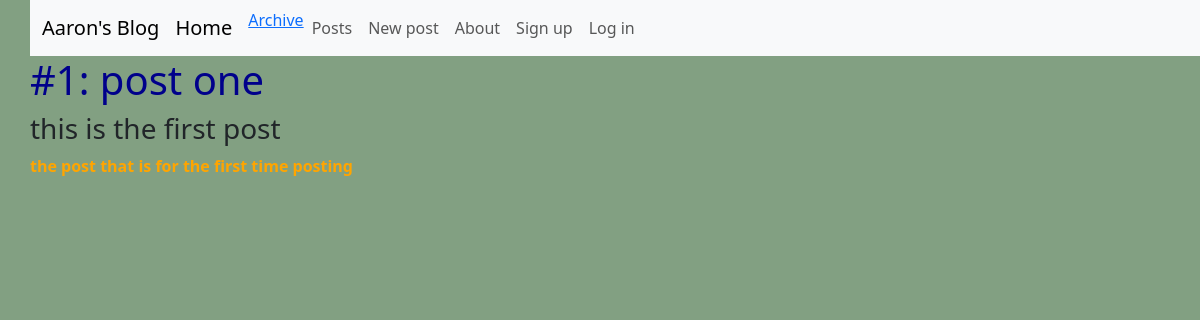
Page /posts/1/ on the earlier database version.
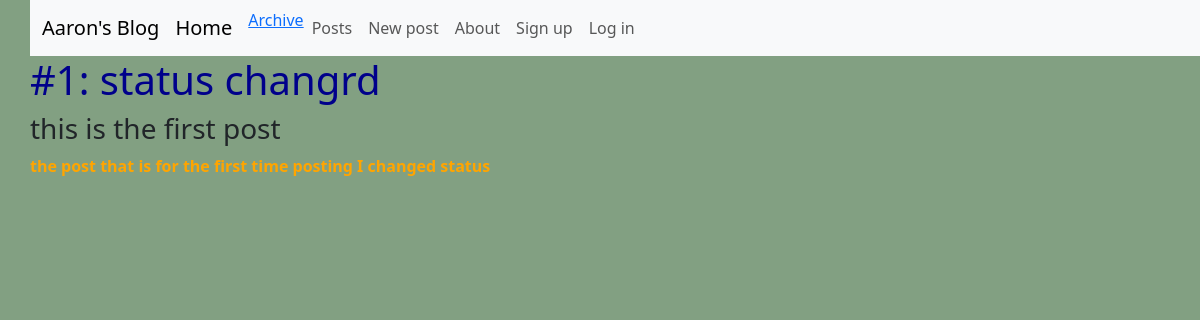
Same page on the later database version.
### posts/models.py (models this page shows, shortened)
class Post(models.Model):
    title = models.CharField(max_length=133)
    subtitle = models.CharField(max_length=333)
    author = models.ForeignKey(
        get_user_model(),
        on_delete=models.CASCADE
    )
    body = models.TextField()
    creat_on = models.DateTimeField(auto_now_add=True)
    status = models.ForeignKey(
        Status,
        on_delete=models.CASCADE,
        null=True, default=None
    )

### posts/views.py (the view)
# urls.py: path('<int:pk>/',views.PostDetailView.as_view(), name='post_detail'),
class PostDetailView(DetailView):
    template_name = 'posts/detail.html'
    model = Post

### templates/posts/detail.html (shortened to what this page needs)
{% extends 'base.html' %}
{% block content %}
<h1>#{{ post.id }}: {{ post.title }}</h1>
<h3>{{ post.subtitle }}</h3>
<p>{{ post.body }}</p>
{% endblock content %}

### templates/base.html (shortened to what this page needs)
{% load static %}
<!DOCTYPE html>
<html lang="en">
<head>
    <link href="https://cdn.jsdelivr.net/npm/bootstrap@5.3.0-alpha3/dist/css/bootstrap.min.css" rel="stylesheet">
    <link href="{% static 'css/base.css' %}" rel="stylesheet">
    <link rel="stylesheet" href="https://cdn.jsdelivr.net/npm/bootstrap-icons@1.10.5/font/bootstrap-icons.css">
</head>
<body>
    <nav class="navbar navbar-expand-lg bg-body-tertiary">
        <div class="container-fluid">
            <a class="navbar-brand" href="{% url 'home' %}">Aaron's Blog</a>
            <div class="collapse navbar-collapse" id="navbarNavAltMarkup">
                <div class="navbar-nav">
                    <a class="navbar-brand" href="{% url 'home' %}">Home</a>
                    <a class="navbar-link" href="{% url 'archive' %}">Archive</a>
                    <a class="nav-link" href="{% url 'post_list' %}">Posts</a>
                    <a class="nav-link" href="{% url 'post_new' %}">New post</a>
                    <a class="nav-link" href="{% url 'about' %}">About</a>
                    {% if user.is_authenticated %}
                    <a class="nav-link" href="{% url 'drafts' %}">Drafts</a>
                    <a class="nav-link" href="{% url 'logout' %}">Log Out</a>
                    {% else %}
                    <a class="nav-link" href="{% url 'signup' %}">Sign up</a>
                    <a class="nav-link" href="{% url 'login' %}">Log in</a>
                    {% endif %}
                </div>
            </div>
        </div>
    </nav>
    {% block content %}
    {% endblock content %}
</body>
</html>

### static/css/base.css (style rules this page uses)
body { background-color: rgb(130, 160, 130); padding-left: 30px; }
h1 { color:darkblue; }
p { font-weight: 700; color: orange; }

Differences in the rows shown:
changed Post "this is the first post": title "post one" → "status changrd"; body "the post that is for the first time posting" → "the post that is for the first time posting I changed status"
